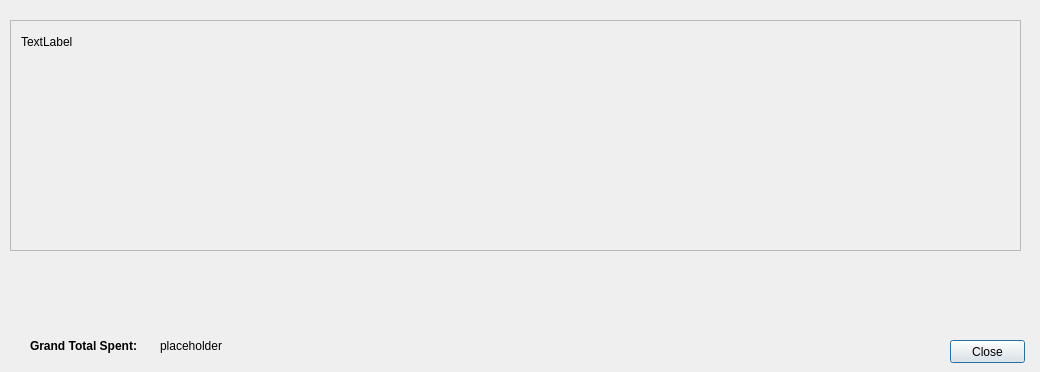
<?xml version="1.0" encoding="UTF-8"?>
<ui version="4.0">
 <class>displaypurchases</class>
 <widget class="QDialog" name="displaypurchases">
  <property name="geometry">
   <rect>
    <x>0</x>
    <y>0</y>
    <width>1040</width>
    <height>372</height>
   </rect>
  </property>
  <property name="windowTitle">
   <string>Dialog</string>
  </property>
  <widget class="QPushButton" name="closeButton">
   <property name="geometry">
    <rect>
     <x>950</x>
     <y>340</y>
     <width>75</width>
     <height>23</height>
    </rect>
   </property>
   <property name="text">
    <string>Close</string>
   </property>
  </widget>
  <widget class="QScrollArea" name="scrollArea">
   <property name="geometry">
    <rect>
     <x>10</x>
     <y>20</y>
     <width>1011</width>
     <height>231</height>
    </rect>
   </property>
   <property name="widgetResizable">
    <bool>true</bool>
   </property>
   <widget class="QWidget" name="scrollAreaWidgetContents">
    <property name="geometry">
     <rect>
      <x>0</x>
      <y>0</y>
      <width>1009</width>
      <height>229</height>
     </rect>
    </property>
    <widget class="QLabel" name="label">
     <property name="geometry">
      <rect>
       <x>10</x>
       <y>10</y>
       <width>271</width>
       <height>21</height>
      </rect>
     </property>
     <property name="text">
      <string>TextLabel</string>
     </property>
    </widget>
   </widget>
  </widget>
  <widget class="QLabel" name="label_2">
   <property name="geometry">
    <rect>
     <x>30</x>
     <y>330</y>
     <width>111</width>
     <height>31</height>
    </rect>
   </property>
   <property name="font">
    <font>
     <weight>75</weight>
     <bold>true</bold>
    </font>
   </property>
   <property name="text">
    <string>Grand Total Spent:</string>
   </property>
  </widget>
  <widget class="QLabel" name="totalLabel">
   <property name="geometry">
    <rect>
     <x>160</x>
     <y>330</y>
     <width>111</width>
     <height>31</height>
    </rect>
   </property>
   <property name="text">
    <string>placeholder</string>
   </property>
  </widget>
 </widget>
 <resources/>
 <connections/>
</ui>
